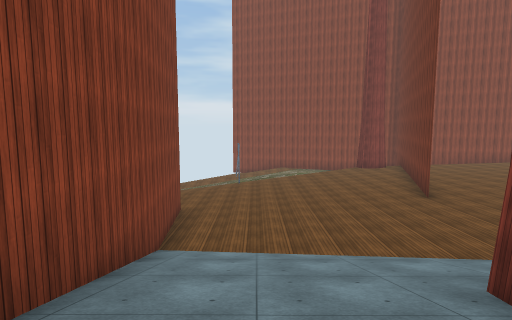
[1] (above)

18 first-person views from a walk through a 3-D level made in the Unity game engine. The camera is 1.2 m above the floor, tilts 6° down and sees 80° across. The floor is counted in squares, 2 m on a side. Each view is taken from the middle of a square. On the plan, view 1 faces up. The plan holds only what a view shows up to about 9 squares ahead; the rest is blank. The place goes on beyond the plan. Some surface patterns are stand-ins.

[2]
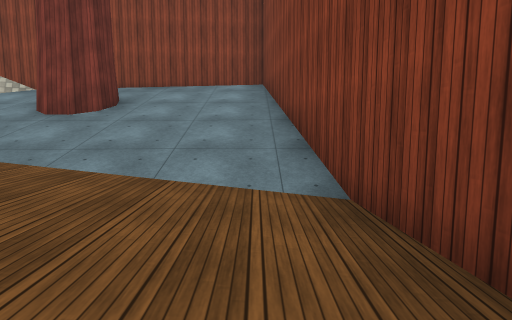

[3]
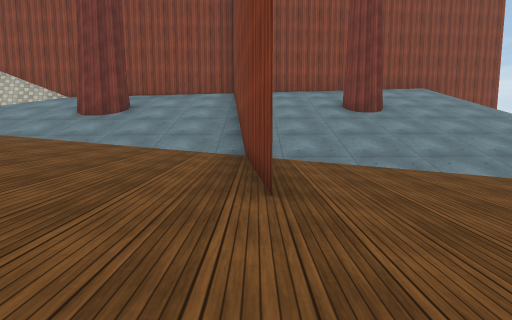

[4]
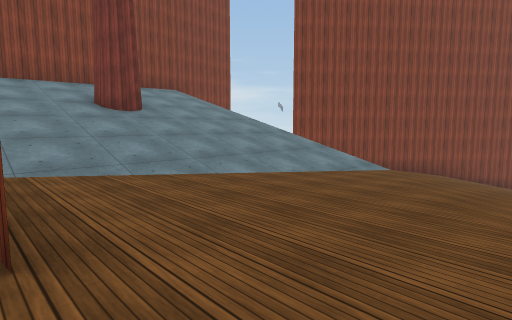

[5]
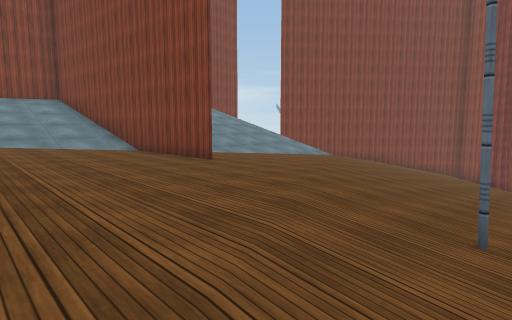

[6]
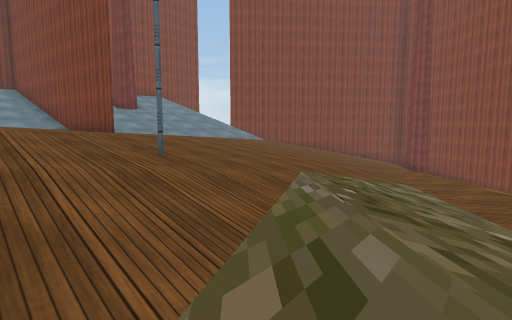

[7]
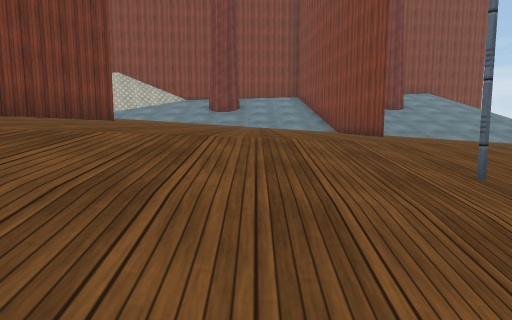

[8]
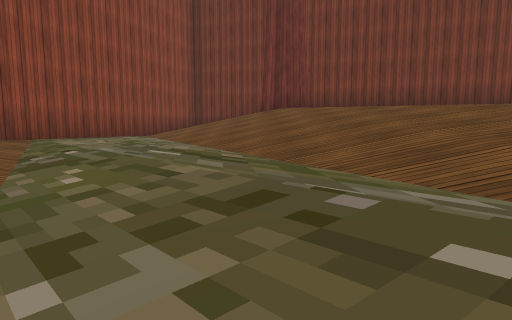

[9]
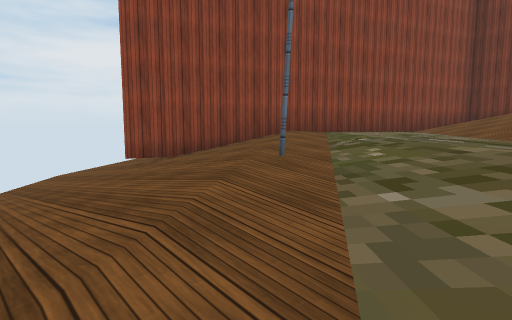

[10]
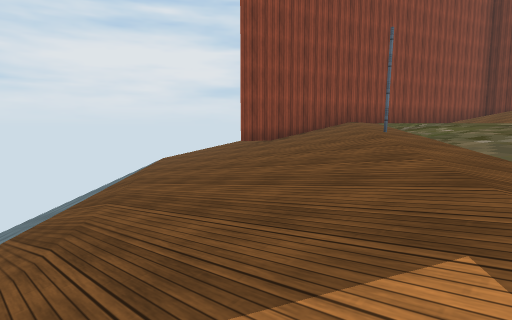

[11]
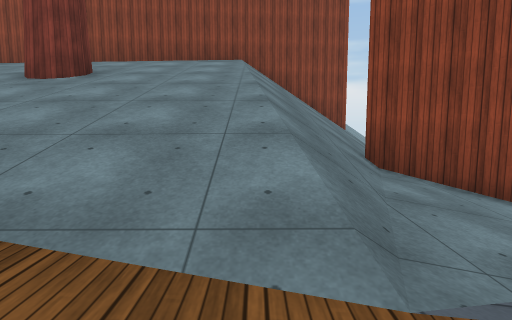

[12]
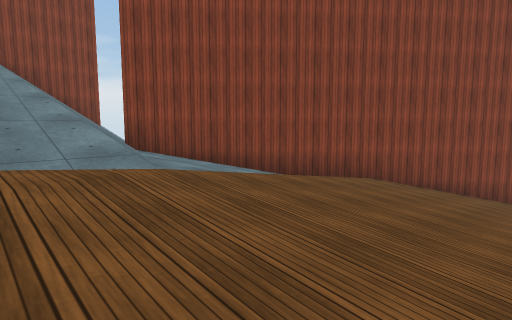

[13]
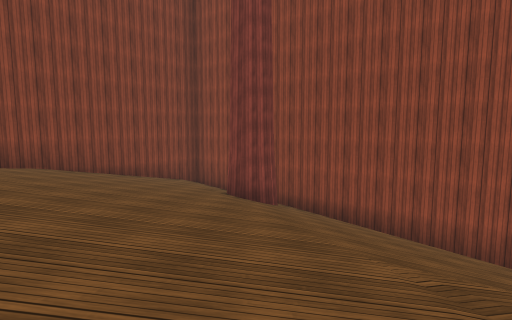

[14]
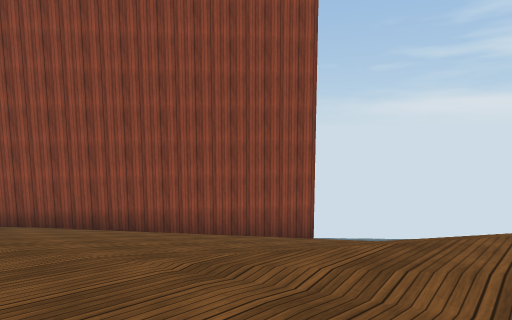

[15]
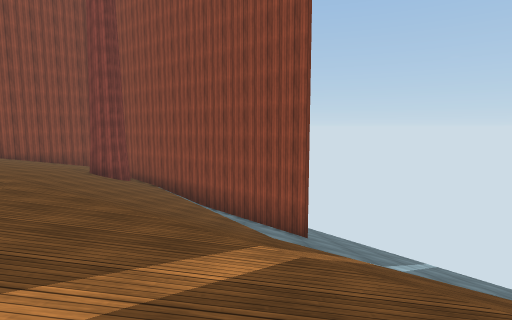

[16]
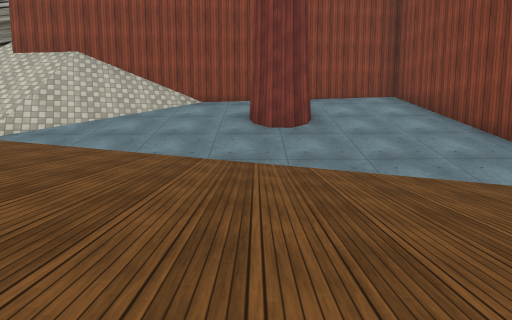

[17]
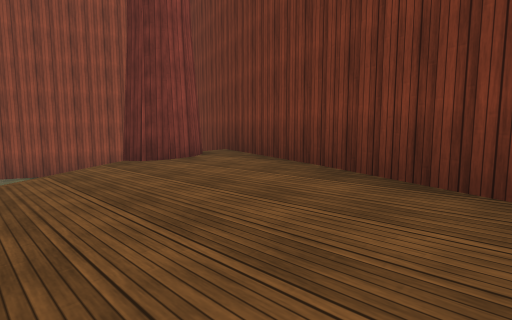

[18]
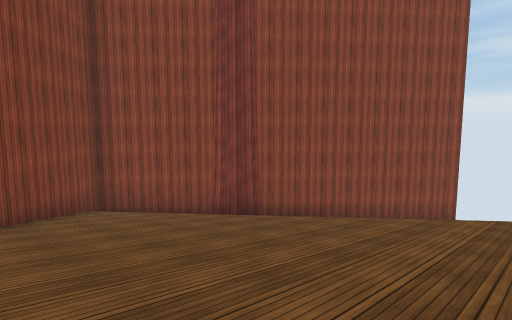

### Floor plan
Key: @ floor where view 1 was taken; # wall or solid block; x gap in a wall; . main floor; - floor 1.5 m lower than the main floor; _ floor 3.25 m lower than the main floor; / step, stairs or slope; = window, fence, low wall or low ledge.
Columns run from 19 left of view 1 to 6 right of it. Each row starts with its distance up from view 1.
 22       ////  ////__x
 21      /////  ///___ ###
 20      /////////___---- ###
 19      /////////__------..##
 18       #//////__---#----./
 17      ##/////___-------///
 16      #//////__------/////#
 15     # /////____----///../#
 14    ##/////___///-.#.......
 13    #//////__----.........#
 12  ####///___----..........#
 11  # //_____----...........#
 10 ##/______----...........##
  9 ###_____----............#.
  8   ##___----......#........
  7    ##_----.......#........
  6     ##_--/////...#........
  5      ## -////////#/.......
  4        ##////////#/////...
  3         /////////#=///////
  2         //////#///#//##///
  1         ///////// #//////#
  0         ///////// #@######
 -1          ############

Positions as (right, up) in squares from view 1, and headings:
1: (0, 0), facing up
2: (-1, 8), facing down
3: (-2, 11), facing down
4: (-2, 10), facing down-left
5: (2, 14), facing down-left
6: (1, 17), facing down-left
7: (1, 16), facing down
8: (-3, 16), facing right
9: (-4, 16), facing up-right
10: (-7, 16), facing up-right
11: (-9, 8), facing down
12: (-8, 10), facing down-left
13: (-8, 12), facing left
14: (-8, 12), facing up-left
15: (-5, 17), facing left
16: (3, 9), facing down
17: (3, 10), facing up-right
18: (-10, 7), facing up-left
